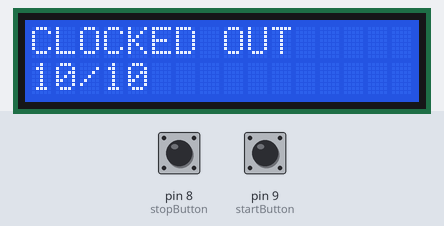
Bench run of a sketch on a simulated Arduino Uno, built with avr-gcc and run on an emulated ATmega328P. On the bench: 16×2 character LCD. The inputs (shaded band) are chosen by the test bench; at power-on: pin 9 (startButton) HIGH, pin 8 (stopButton) HIGH.

Above: at 1.6 s.
1.7 s: pin 9 (startButton) pulled LOW for 0.15 s
At 2.5 s:
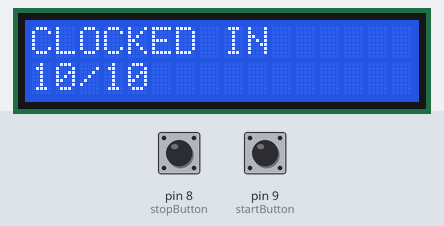
4.8 s: pin 8 (stopButton) pulled LOW for 0.15 s
At 6.0 s:
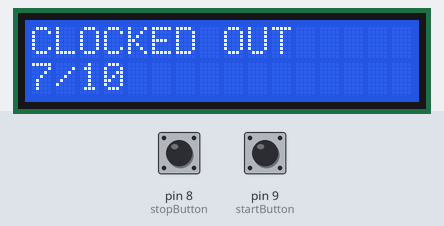
6.5 s: pin 9 (startButton) pulled LOW for 1 s
At 9.5 s:
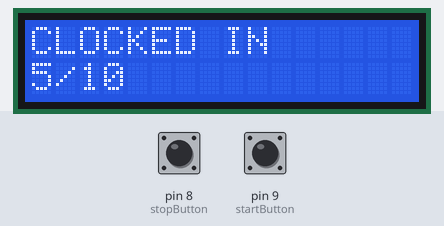
9.6 s: pin 8 (stopButton) pulled LOW for 1 s
At 11.1 s:
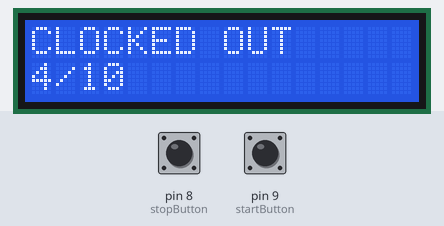
12.1 s: pin 9 (startButton) pulled LOW for 0.15 s
At 17.8 s:
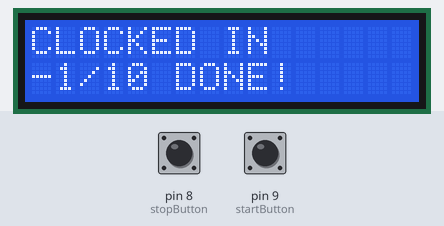
18.2 s: pin 8 (stopButton) pulled LOW for 0.15 s
At 19.8 s:
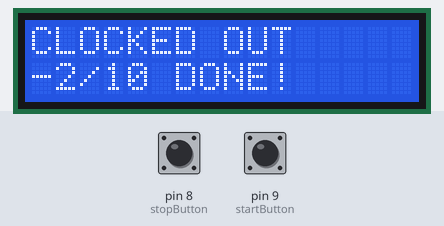
Timing chart, 0 to 20.9 s (numbered marks = the images above; inputs shaded):
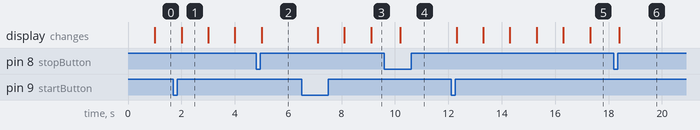

The sketch:

DailyNumberClockIn.ino
```cpp
#include <LiquidCrystal.h>

const int rs = 12, en = 11, d4 = 5, d5 = 4, d6 = 3, d7 = 2;
LiquidCrystal lcd(rs, en, d4, d5, d6, d7);

const int startButton = 9;
const int stopButton = 8;

int countdown = 10;
const int originalCountdown = countdown;
bool running = false;
unsigned long lastTick = 0;

void setup() {
  Serial.begin(9600);
  lcd.begin(16, 2);
  lcd.noCursor();
  pinMode(startButton, INPUT_PULLUP);
  pinMode(stopButton, INPUT_PULLUP);
}

void loop() {
  if (digitalRead(startButton) == LOW) {
    running = true;
    delay(200);
  }

  if (digitalRead(stopButton) == LOW) {
    running = false;
    delay(200);
  }

  if (millis() - lastTick >= 1000) {
    lastTick = millis();

    lcd.clear();

    lcd.setCursor(0, 1);
    lcd.print(String(countdown) + "/" + String(originalCountdown));
    if (countdown <= 0) {
      lcd.print(" DONE!");
    }

    lcd.setCursor(0, 0);
    if (running) {
      countdown--;
      lcd.print("CLOCKED IN");
    } else {
      lcd.print("CLOCKED OUT");
    }
  }
}
```

Measured:
- after the input at 1.7 s, the display: changes after 0.31 s (image 1)
- after the input at 4.8 s, the display: changes after 0.21 s (image 2)
- after the input at 6.5 s, the display: first changes after 0.60 s (image 3 shows a later state)
- after the input at 9.6 s, the display: changes after 0.60 s (image 4)
- after the input at 12.1 s, the display: first changes after 0.20 s (image 5 shows a later state)
- after the input at 18.2 s, the display: changes after 0.21 s (image 6)
- what the display in image 1 shows lasts 1.0 s, from 2.0 s to 3.0 s
